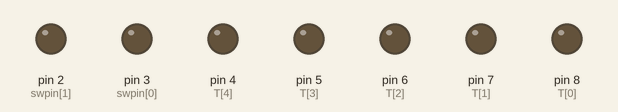
Bench run of a sketch on a simulated Arduino Uno, built with avr-gcc and run on an emulated ATmega328P. Shown: output pins drawn as LEDs (lit = HIGH). Pins used as bus, display or sensor lines are not drawn.

Above: at 0.05 s.
At 0.35 s:
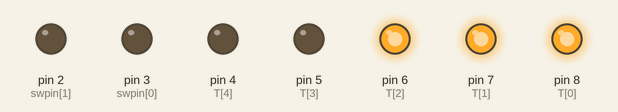
At 0.75 s:
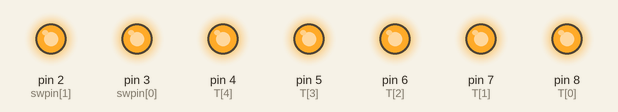
At 1.45 s:
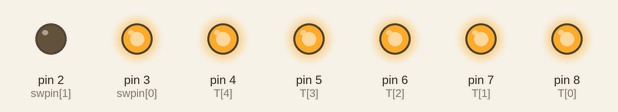
At 2.15 s:
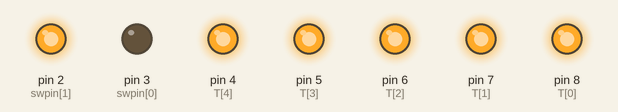
At 2.85 s:
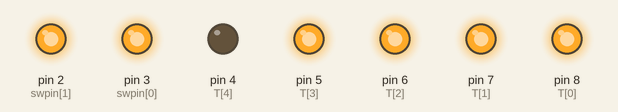
Timing chart, 0 to 3.1 s (numbered marks = the images above):
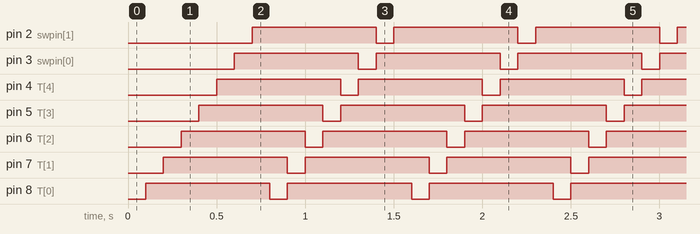

Measured:
- by itself, pin 2 (swpin[1]), pin 3 (swpin[0]), pin 4 (T[4]), pin 5 (T[3]), pin 6 (T[2]), pin 7 (T[1]), pin 8 (T[0]): alternates HIGH for 0.70 s and LOW for 0.10 s

The sketch:

sketch_may24b.ino
```cpp
int omg;
int prowpin[] = {12, 13};
const int swpin[] = {3, 2, 1, 0};
int T[] = {8, 7, 6, 5, 4, 3, 2, 1};

int ii;
const int LEDPin = T[ii];
void setup() {
  // put your setup code here, to run once:


  /* add setup code here */
  for (ii = 0; ii < 8; ii++)
  {
    pinMode(T[ii], OUTPUT);
  }

pinMode(prowpin[0],OUTPUT);

  //pinMode(LEDPin, OUTPUT);
  Serial.begin(9600);
}

void loop() {
 /* if (digitalRead(swpin[3]) == HIGH)
  {
    ///pinMode(prowpin[0],OUTPUT);
    digitalWrite(prowpin[0], HIGH);
    digitalWrite(prowpin[1], LOW);


  }*/
  if(digitalRead(swpin[3])==LOW)
  {
    digitalWrite(prowpin[1],HIGH);
    digitalWrite(prowpin[0],LOW);
  }
  else
  {
    digitalWrite(prowpin[0],HIGH);
    digitalWrite(prowpin[1],LOW);
  }

  digitalWrite(prowpin[0],HIGH);

  // put your main code here, to run repeatedly:
  for (ii = 0; ii < 8; ii++) {
    //if (LEDPin == LOW)
    //{
    digitalWrite(T[ii], LOW);
    delay(100);
    digitalWrite(T[ii],HIGH);
    //}
  }
}
```
